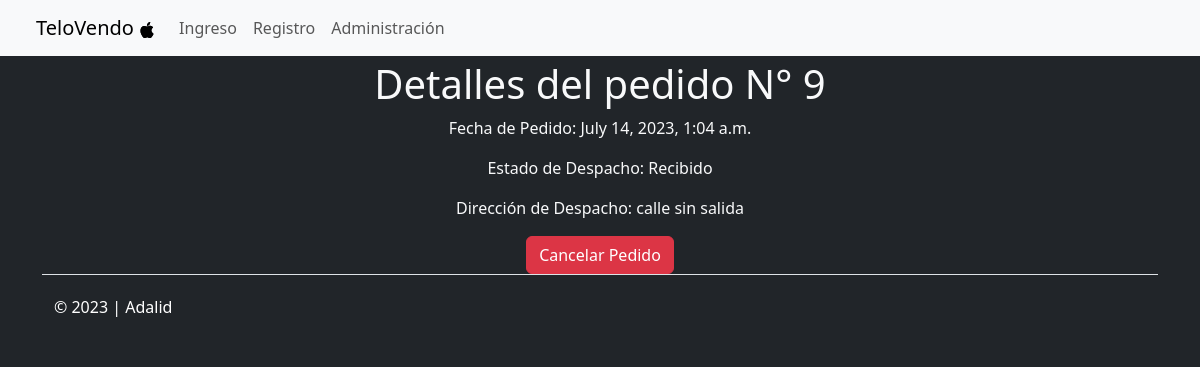
/detalle/9/, run on the app's committed database.
### compraventa/models.py (models this page shows, shortened)
class Pedido(models.Model):
    id_pedido = models.CharField(max_length=64, primary_key=True)
    cliente_solicitante = models.ForeignKey(Cliente, on_delete=models.DO_NOTHING, default=None)
    fecha_pedido = models.DateTimeField(auto_now=True, null=True)
    tiene_despacho = models.BooleanField(default=True)
    ESTADO_CHOICES = [
        ('Recibido', 'Recibido'),
        ('Pago aceptado', 'Pago aceptado'),
        ('Orden de compra generada', 'Orden de compra generada'),
        ('En proceso', 'En proceso'),
        ('Enviado', 'Enviado'),
        ('En transito', 'En transito'),
        ('Entregado', 'Entregado'),
        ('Cancelacion solicitada', 'Cancelacion solicitada'),
        ('Cancelado', 'Cancelado'),
    ]
    estado_despacho = models.CharField(max_length=30, choices=ESTADO_CHOICES, default="Recibido", null=True)
    direccion_despacho = models.ForeignKey(Direccion, on_delete=models.DO_NOTHING, null=True)
    impuesto = models.IntegerField(default=19)

class Direccion(models.Model):
    direccion = models.CharField(max_length=250, default="")
    usuario = models.ForeignKey(Cliente, on_delete=models.CASCADE, default=None)
    def __str__(self) -> str:
        return self.direccion

### compraventa/views.py (the view)
# urls.py: path('detalle/<str:pk>/', views.ClientePedidoEditView.as_view(), name='detalle_pedido'),
class ClientePedidoEditView(DetailView):
    model = Pedido
    template_name = "compraventa/detalle_pedido.html"
    pk_url_kwarg = 'pk'  # Specify the keyword argument for the primary key
    def get_context_data(self, **kwargs):
        context = super().get_context_data(**kwargs)
        return context

### compraventa/templates/compraventa/detalle_pedido.html (shortened to what this page needs)
{% extends "compraventa/base.html" %}
{% block body %}
<h1>Detalles del pedido N° {{ pedido.id_pedido }}</h1>
<p>Fecha de Pedido: {{ pedido.fecha_pedido }}</p>
<p>Estado de Despacho: {{ pedido.estado_despacho }}</p>
<p>Dirección de Despacho: {{ pedido.direccion_despacho }}</p>
{% if pedido.estado_despacho in "Recibido,Pago aceptado,Orden de compra generada,En proceso" %}
<form action="{% url 'cancelar_pedido' pedido.id_pedido %}" method="POST">
  <button class="btn btn-danger" type="submit">Cancelar Pedido</button>
</form>
{% else %}
    <p>El pedido no puede ser cancelado en esta etapa.</p>
{% endif %}
{% endblock %}

### data on the page
Pedido: id_pedido "9", fecha_pedido "July 14, 2023, 1:04 a.m.", estado_despacho "Recibido", direccion_despacho "calle sin salida"
